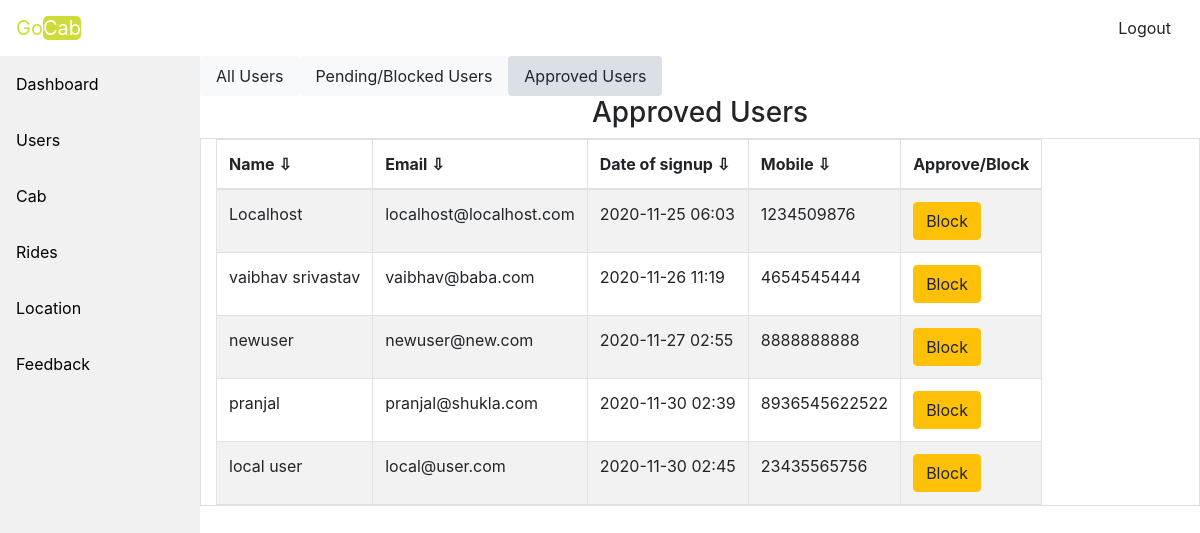
Screenshot of /aprovedusr.php (signed in) with the database file from the repository.
### tables this page shows
CREATE TABLE `user` (
  `user_id` int(11) NOT NULL,
  `user_name` varchar(50) NOT NULL,
  `name` varchar(255) NOT NULL,
  `dateofsignup` varchar(20) NOT NULL,
  `mobile` varchar(15) NOT NULL,
  `isblock` tinyint(1) NOT NULL,
  `password` varchar(50) NOT NULL,
  `is_admin` tinyint(1) NOT NULL
);

### dbcon.php (called while the page is built, shortened)
<?php
    class dbcon
    {
    function __construct(){
    $this->conn = new mysqli("localhost","root","", "cabne");
    }
    }
    ?>

### adminwrk.php (called while the page is built, shortened)
<?php
class adminwrk
{
    function aproved($conn)
    {
        $sql = "SELECT * FROM user WHERE is_admin=0 AND isblock=1";
        $result = $conn->query($sql);
        $appr=array();
        while($row = $result->fetch_assoc()){
            array_push($appr, $row);
        }
        return $appr;
    }
}
?>

### aprovedusr.php (the view, shortened to what this page needs)
<?php
include('adhead.php');
if($_SESSION['userdata']['is_admin']==1){
 include('adsidebar.php'); ?>
<nav class="nav nav-pills nav-justified col-sm-10">
  <a class="nav-link btn-light " href="allusers.php">All Users</a>
  <a class="nav-link btn-light " href="aprove.php">Pending/Blocked Users</a>
  <a class="nav-link btn-light active" href="aprovedusr.php">Approved Users</a>
</nav>
<div>
  <h3 class="text-center">Approved Users</h3>
    <table id="tbl" class="container-fluid col-lg-10 mr-lg-2 table table-responsive table-hover table-bordered table-striped">
        <thead>
            <th onclick='sortTable(1,tbl)'>Name ⇩</th>
            <th onclick='sortTable(2,tbl)'>Email ⇩</th>
            <th onclick='sortTable(3,tbl)'>Date of signup ⇩</th>
            <th onclick='sortTable(4,tbl)'>Mobile ⇩</th>
            <th>Approve/Block</th>
        </thead>
        <tbody>
        <?php
            $adm = new adminwrk();
            $admc = new dbcon();
            $show = $adm->aproved($admc->conn);
            foreach($show as $key=>$val)
            {
                echo "<tr><td>".$val['name']."</td><td>".$val['user_name']."</td><td>".$val['dateofsignup']."</td><td>".$val['mobile']."</td><td><a class='btn btn-warning' href='aprovedusr.php?action=no&id=".$val['user_id']."'>Block</a></td></tr>";
            }
             ?>
        </tbody>
    </table>
  </div>
  <?php
}
else{
    echo '<h1 class="text-center text-weight-bold text-dark">You Are not Authorised</h1>';
  }
  include('adfoot.php'); ?>

### assets/css/style.css (style rules this page uses)
th { cursor: pointer; }

### rows the page displays
user: name "Localhost", user_name "localhost@localhost.com", dateofsignup "2020-11-25 06:03", mobile "1234509876"
user: name "vaibhav srivastav", user_name "vaibhav@baba.com", dateofsignup "2020-11-26 11:19", mobile "4654545444"
user: name "newuser", user_name "newuser@new.com", dateofsignup "2020-11-27 02:55", mobile "8888888888"
user: name "pranjal", user_name "pranjal@shukla.com", dateofsignup "2020-11-30 02:39", mobile "8936545622522"
user: name "local user", user_name "local@user.com", dateofsignup "2020-11-30 02:45", mobile "23435565756"
